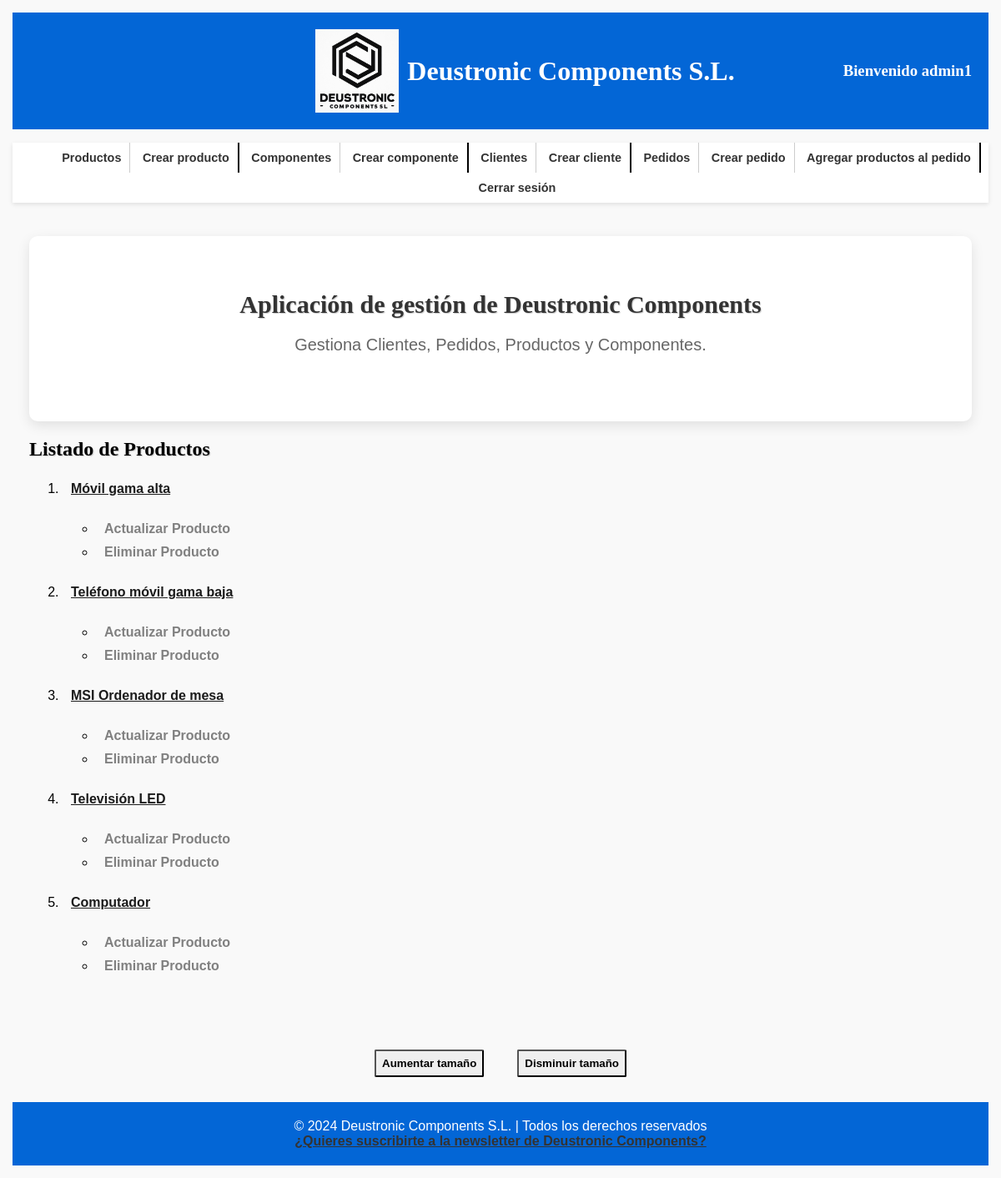
/appDeustronicComponents/productos/ (signed in), run on an earlier commit of the app's database.
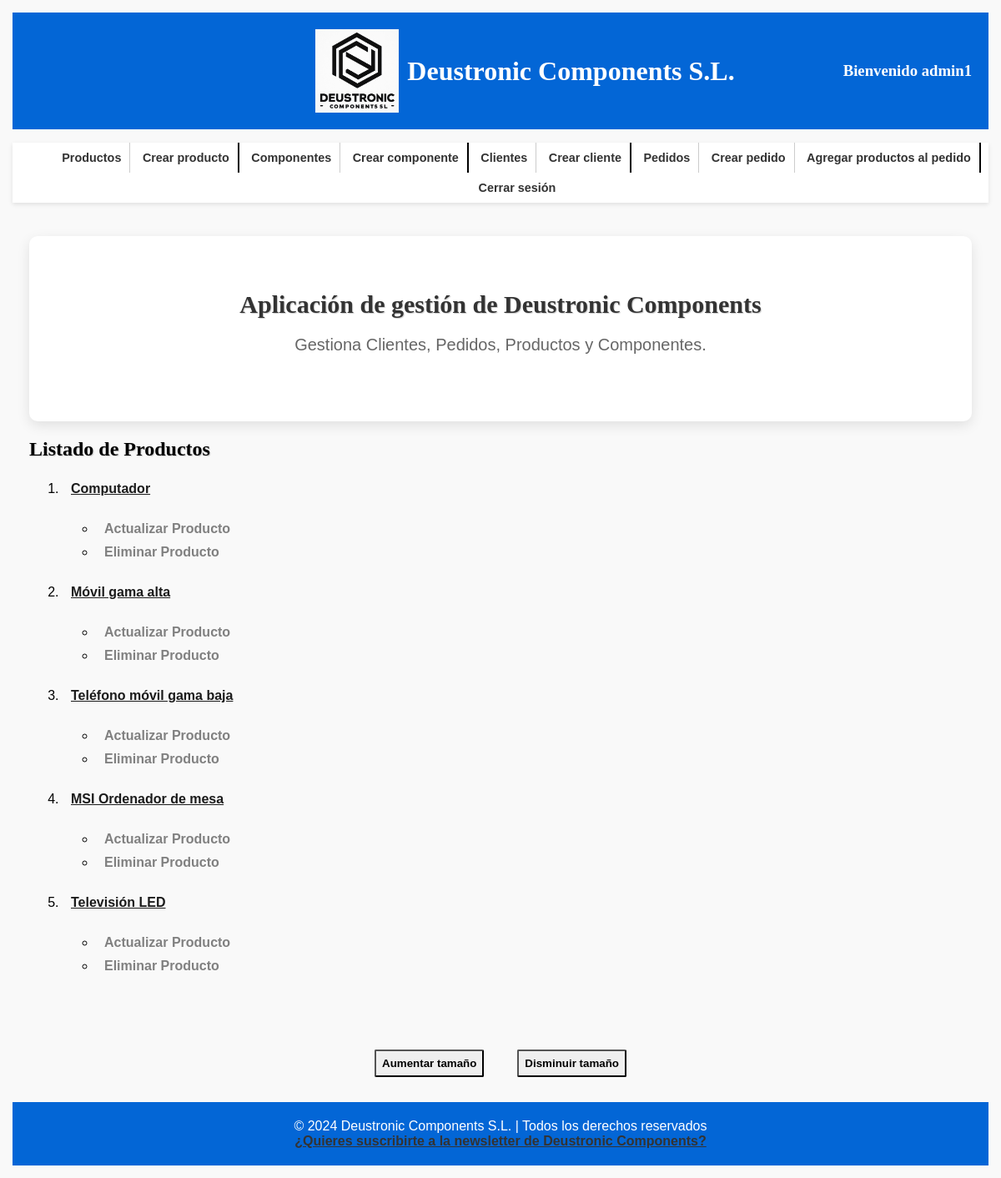
And on a later commit of the database.
### appDeustronicComponents/models.py (models this page shows, shortened)
class Producto(models.Model):
    cod_ref_prod = models.CharField(max_length=100, primary_key=True)
    precio = models.DecimalField(max_digits=10, decimal_places=2)
    nombre = models.CharField(max_length=100)
    descripcion = models.TextField()
    categoria = models.CharField(max_length=100)
    componente = models.ManyToManyField(Componente)
    created = models.DateTimeField(auto_now_add=True)
    updated = models.DateTimeField(auto_now=True)
    class Meta:
        verbose_name_plural = "productos"
        verbose_name = "producto"
        ordering = ["-created"]

### appDeustronicComponents/views.py (the view)
# urls.py: path('productos/', ProductoListView.as_view(), name='lista_productos'),
class ProductoListView(ListView):
    model = Producto
    template_name = 'appDeustronicComponents/productos_list.html'
    context_object_name = 'productos'
    @method_decorator(login_required)
    def dispatch(self, request, *args, **kwargs):
        return super().dispatch(request, *args, **kwargs)

### templates/appDeustronicComponents/productos_list.html (shortened to what this page needs)
{% extends 'base.html' %}
{% block contenido %}
<h2 class="izq">Listado de Productos</h2>
<ul class="lista">
    {% for producto in productos %}
    <li><a href="{% url 'detalle_producto' producto.pk %}">{{ producto.nombre }}</a></li>
    <ul>
        <li><a href="{% url 'producto_update' pk=producto.pk %}">Actualizar Producto</a></li>
        <li><a href="{% url 'eliminar_producto' pk=producto.pk %}">Eliminar Producto</a></li>
    </ul>
    {% empty %}
    <li>No hay productos disponibles.</li>
    {% endfor %}
</ul>
{% endblock %}

What changed in the data, as far as the page shows it:
changed Producto "Computador": moves up the list
